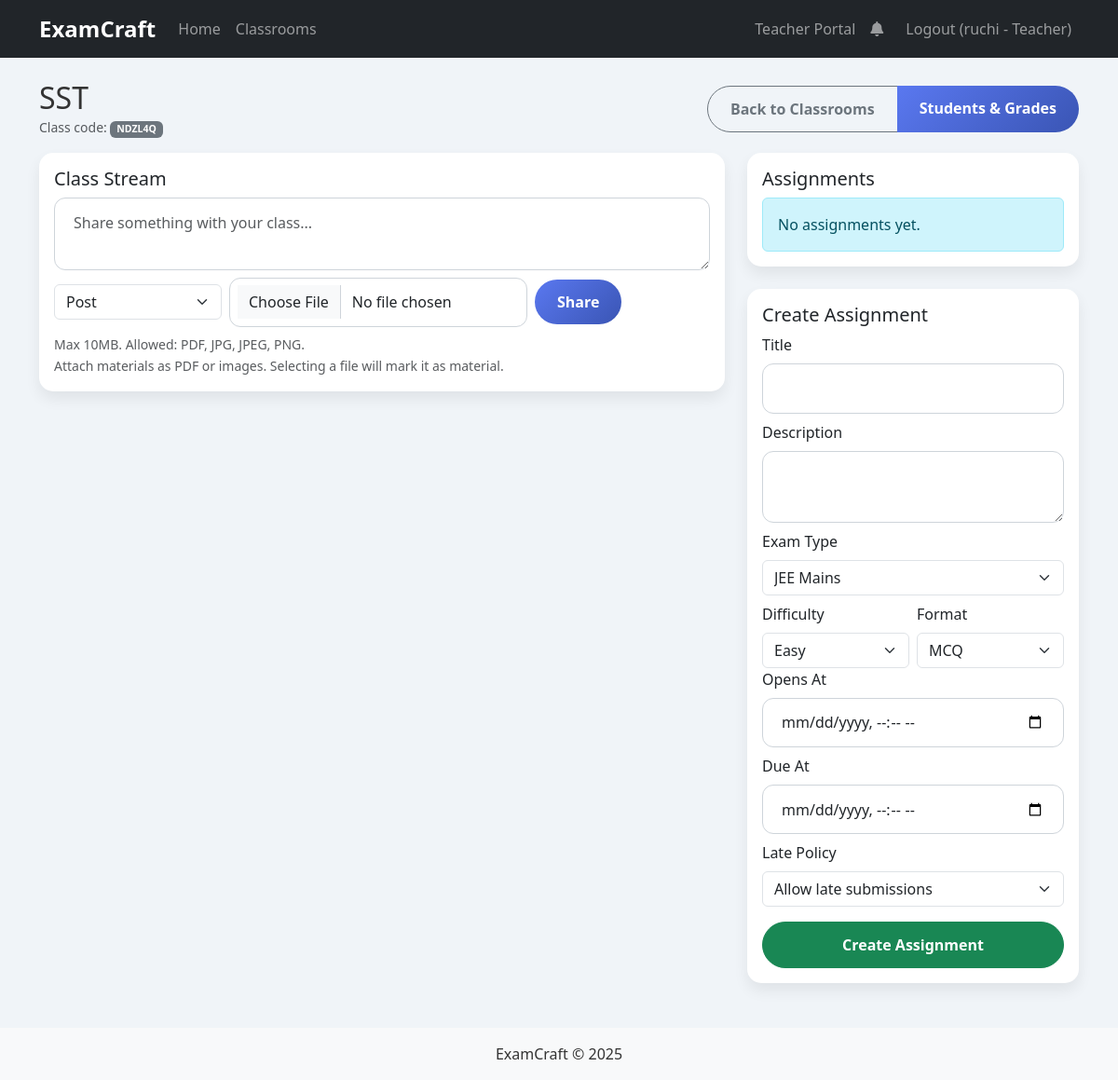
The page /classroom/1 (signed in) on the database its author committed.
### app.py (models this page shows, shortened)
class User(db.Model):
    id = db.Column(db.Integer, primary_key=True)
    username = db.Column(db.String(80), unique=True, nullable=False)
    password_hash = db.Column(db.String(120), nullable=False)
    role = db.Column(db.String(20), nullable=False, default='student')  # 'teacher' or 'student'

class Classroom(db.Model):
    id = db.Column(db.Integer, primary_key=True)
    name = db.Column(db.String(120), nullable=False)
    code = db.Column(db.String(10), unique=True, nullable=False)
    description = db.Column(db.Text, nullable=True)
    owner_id = db.Column(db.Integer, db.ForeignKey('user.id'), nullable=False)
    created_at = db.Column(db.DateTime, default=datetime.utcnow)

### app.py (the view, shortened to what this page needs)
@app.route('/classroom/<int:class_id>')
@login_required
def classroom_view(class_id):
    classroom, membership, redirect_resp = require_membership(class_id)
    if redirect_resp:
        return redirect_resp
    posts = ClassPost.query.filter_by(classroom_id=classroom.id).order_by(ClassPost.created_at.desc()).all()
    assignments = Assignment.query.filter_by(classroom_id=classroom.id).order_by(Assignment.created_at.desc()).all()
    is_teacher = membership.role == 'teacher'
    user = get_current_user()
    now = datetime.utcnow()
    subs_map = {}
    return render_template('classroom.html', classroom=classroom, posts=posts, assignments=assignments, is_teacher=is_teacher, now=now, subs_map=subs_map)

### app.py (called while the page is built)
def login_required(f):
    @wraps(f)
    def decorated_function(*args, **kwargs):
        if 'username' not in session:
            flash('Please log in to access this page.', 'warning')
            return redirect(url_for('login'))
        return f(*args, **kwargs)
    return decorated_function

def get_current_user():
    username = session.get('username')
    if not username:
        return None
    return User.query.filter_by(username=username).first()

def require_membership(classroom_id):
    user = get_current_user()
    if not user:
        return None, None, redirect(url_for('login'))
    classroom = Classroom.query.get_or_404(classroom_id)
    membership = ClassroomMembership.query.filter_by(classroom_id=classroom.id, user_id=user.id).first()
    if not membership:
        flash('You are not a member of this classroom.', 'danger')
        return None, None, redirect(url_for('classrooms'))
    return classroom, membership, None

@app.context_processor
def inject_unread_notifications():
    try:
        user = get_current_user()
        if not user:
            return dict(unread_notifications=0)
        count = Notification.query.filter_by(user_id=user.id, read_at=None).count()
        return dict(unread_notifications=count)
    except Exception:
        return dict(unread_notifications=0)

### templates/classroom.html (shortened to what this page needs)
{% extends "base.html" %}
{% block content %}
<div class="d-flex justify-content-between align-items-center mb-3">
  <div>
    <h2 class="mb-0">{{ classroom.name }}</h2>
    <small class="text-muted">Class code: <span class="badge bg-secondary">{{ classroom.code }}</span></small>
  </div>
  <div class="btn-group">
    <a class="btn btn-outline-secondary" href="{{ url_for('classrooms') }}">Back to Classrooms</a>
    {% if is_teacher %}
    <a class="btn btn-primary" href="{{ url_for('classroom_students', class_id=classroom.id) }}">Students &amp; Grades</a>
    {% endif %}
  </div>
</div>
<div class="row g-4">
  <div class="col-lg-8">
    <div class="card mb-3">
      <div class="card-body">
        <h5 class="card-title">Class Stream</h5>
        {% if is_teacher %}
        <form method="post" action="{{ url_for('classroom_post', class_id=classroom.id) }}" enctype="multipart/form-data">
          <div class="mb-2">
            <textarea name="content" class="form-control" rows="2" placeholder="Share something with your class..."></textarea>
          </div>
          <div class="d-flex align-items-center gap-2 mb-2">
            <select name="post_type" class="form-select" style="max-width: 180px;">
              <option value="post">Post</option>
            </select>
            <input type="file" name="material_file" id="materialFile" class="form-control" style="max-width: 320px;" />
            <button class="btn btn-primary" type="submit">Share</button>
          </div>
          <div id="fileHelp" class="form-text">Max 10MB. Allowed: PDF, JPG, JPEG, PNG.</div>
          <small class="text-muted">Attach materials as PDF or images. Selecting a file will mark it as material.</small>
        </form>
        {% else %}
        <div class="alert alert-info mb-0">
          Only teachers can post to the class stream. You can comment or react on posts and complete assignments.
        </div>
        {% endif %}
      </div>
    </div>
  </div>
  <div class="col-lg-4">
    <div class="card mb-4">
      <div class="card-body">
        <h5 class="card-title d-flex justify-content-between align-items-center">
          <span>Assignments</span>
        </h5>
        {% if assignments %}
          <ul class="list-group list-group-flush">
            {% for a in assignments %}
              <li class="list-group-item">
                <div class="d-flex justify-content-between align-items-center">
                  <div class="me-2">
                    <div class="fw-bold">{{ a.title }}</div>
                    <small class="text-muted d-block">Created {{ a.created_at.strftime('%Y-%m-%d %H:%M') }}</small>
                    <div class="small mt-1">
                      {% if a.opens_at %}<span class="text-muted me-2">Opens: {{ a.opens_at.strftime('%Y-%m-%d %H:%M') }}</span>{% endif %}
                      {% if a.due_at %}<span class="text-muted">Due: {{ a.due_at.strftime('%Y-%m-%d %H:%M') }} <span class="due-countdown badge bg-dark ms-1" data-due="{{ a.due_at.isoformat() }}"></span></span>{% endif %}
                    </div>
                    <div class="mt-1">
                      {% if a.due_at and now > a.due_at %}
                        {% if a.late_policy == 'block' %}
                          <span class="badge bg-secondary">Closed</span>
                        {% else %}
                          <span class="badge bg-warning text-dark">Late</span>
                        {% endif %}
                      {% elif a.opens_at and now < a.opens_at %}
                        <span class="badge bg-info text-dark">Opens soon</span>
                      {% elif a.due_at and (a.due_at - now).total_seconds() <= 86400 %}
                        <span class="badge bg-danger">Due soon</span>
                      {% else %}
                        <span class="badge bg-success">Open</span>
                      {% endif %}
                      {% if not is_teacher and subs_map.get(a.id) %}
                        {% if subs_map.get(a.id).is_late %}
                          <span class="badge bg-warning text-dark ms-1">Submitted Late</span>
                        {% else %}
                          <span class="badge bg-primary ms-1">Submitted</span>
                        {% endif %}
                      {% endif %}
                    </div>
                  </div>
                  <div class="btn-group align-self-start">
                    {% set closed = a.due_at and now > a.due_at and a.late_policy == 'block' %}
                    <a class="btn btn-sm btn-primary {{ 'disabled' if (a.opens_at and now < a.opens_at) or closed else '' }}" href="{{ url_for('start_assignment', class_id=classroom.id, assignment_id=a.id) }}">Start</a>
                    {% if is_teacher %}
                      <a class="btn btn-sm btn-outline-secondary" href="{{ url_for('view_submissions', class_id=classroom.id, assignment_id=a.id) }}">Submissions</a>
                    {% endif %}
                  </div>
                </div>
              </li>
            {% endfor %}
          </ul>
        {% else %}
          <div class="alert alert-info mb-0">No assignments yet.</div>
        {% endif %}
      </div>
    </div>
    {% if is_teacher %}
    <div class="card">
      <div class="card-body">
        <h5 class="card-title">Create Assignment</h5>
        <form method="post" action="{{ url_for('create_assignment', class_id=classroom.id) }}">
          <div class="mb-2">
            <label class="form-label">Title</label>
            <input type="text" name="title" class="form-control" required>
          </div>
          <div class="mb-2">
            <label class="form-label">Description</label>
            <textarea name="description" class="form-control" rows="2"></textarea>
          </div>
          <div class="mb-2">
            <label class="form-label">Exam Type</label>
            <select name="exam_name" class="form-select" id="examTypeSelect">
              <option value="JEE_MAINS">JEE Mains</option>
            </select>
          </div>
          <div id="nonSchoolConfig">
            <div class="row g-2">
              <div class="col-6">
                <label class="form-label">Difficulty</label>
                <select name="difficulty" class="form-select">
                  <option value="EASY">Easy</option>
                </select>
              </div>
              <div class="col-6">
                <label class="form-label">Format</label>
                <select name="exam_format" class="form-select">
                  <option value="MCQ">MCQ</option>
                </select>
              </div>
            </div>
          </div>
          <div class="mb-2">
            <label class="form-label">Opens At</label>
            <input type="datetime-local" name="opens_at" class="form-control">
          </div>
          <div class="mb-2">
            <label class="form-label">Due At</label>
            <input type="datetime-local" name="due_at" class="form-control">
          </div>
          <div class="mb-3">
            <label class="form-label">Late Policy</label>
            <select name="late_policy" class="form-select">
              <option value="allow" selected>Allow late submissions</option>
            </select>
          </div>
          <button class="btn btn-success w-100" type="submit">Create Assignment</button>
        </form>
      </div>
    </div>
    {% endif %}
  </div>
</div>
{% endblock %}

### templates/base.html (shortened to what this page needs)
<!DOCTYPE html>
<html lang="en">
<head>
    <link href="https://cdn.jsdelivr.net/npm/bootstrap@5.3.0-alpha1/dist/css/bootstrap.min.css" rel="stylesheet">
    <link rel="stylesheet" href="https://cdnjs.cloudflare.com/ajax/libs/font-awesome/5.15.4/css/all.min.css">
    <link rel="stylesheet" href="{{ url_for('static', filename='css/style.css') }}">
</head>
<body>
    <nav class="navbar navbar-expand-lg navbar-dark bg-dark">
        <div class="container">
            <a class="navbar-brand" href="{{ url_for('index') }}">ExamCraft</a>
            <div class="collapse navbar-collapse" id="navbarNav">
                <ul class="navbar-nav me-auto mb-2 mb-lg-0">
                    <li class="nav-item">
                        <a class="nav-link" href="{{ url_for('index') }}">Home</a>
                    </li>
                    <li class="nav-item">
                        <a class="nav-link" href="{{ url_for('classrooms') }}">Classrooms</a>
                    </li>
                </ul>
                <ul class="navbar-nav ms-auto">
                    {% if session.username %}
                    {% if session.role == 'teacher' %}
                    <li class="nav-item">
                        <a class="nav-link" href="{{ url_for('teacher_portal') }}">Teacher Portal</a>
                    </li>
                    {% elif session.role == 'student' %}
                    <li class="nav-item">
                        <a class="nav-link" href="{{ url_for('student_portal') }}">Student Portal</a>
                    </li>
                    {% endif %}
                    <li class="nav-item">
                        <a class="nav-link position-relative" href="{{ url_for('notifications_page') }}" title="Notifications">
                            <i class="fas fa-bell"></i>
                        </a>
                    </li>
                    <li class="nav-item ms-2">
                        <a class="nav-link" href="{{ url_for('logout') }}">Logout ({{ session.username }}{% if session.role %} - {{ session.role|capitalize }}{% endif %})</a>
                    </li>
                    {% endif %}
                </ul>
            </div>
        </div>
    </nav>
    <div class="container mt-4">
        {% block content %}{% endblock %}
    </div>
    <footer class="mt-5 py-3 bg-light text-center">
        <div class="container">
            <p class="mb-0">ExamCraft &copy; 2025</p>
        </div>
    </footer>
</body>
</html>

### static/css/style.css (style rules this page uses)
body { font-family: 'Segoe UI', Tahoma, Geneva, Verdana, sans-serif; background-color: #f0f4f8; color: #333; }
.navbar-dark .navbar-brand { font-weight: 700; font-size: 1.5rem; }
.navbar-dark .nav-link { font-weight: 500; }
.card { border: none; border-radius: 15px; box-shadow: 0 8px 16px rgba(0,0,0,0.07); }
.btn { border-radius: 50px; font-weight: 600; padding: 0.75rem 1.5rem; transition: all 0.3s ease; }
.btn-primary { background: linear-gradient(135deg, #5a78f0 0%, #3a55b4 100%); border: none; }
.form-control { border-radius: 12px; padding: 0.85rem 1.25rem; border: 1px solid #ced4da; }

### rows shown on the page
User: username "ruchi"
Classroom: name "SST", code "NDZL4Q"

### other values the page prints
{{ session.role|capitalize }} "Teacher"
